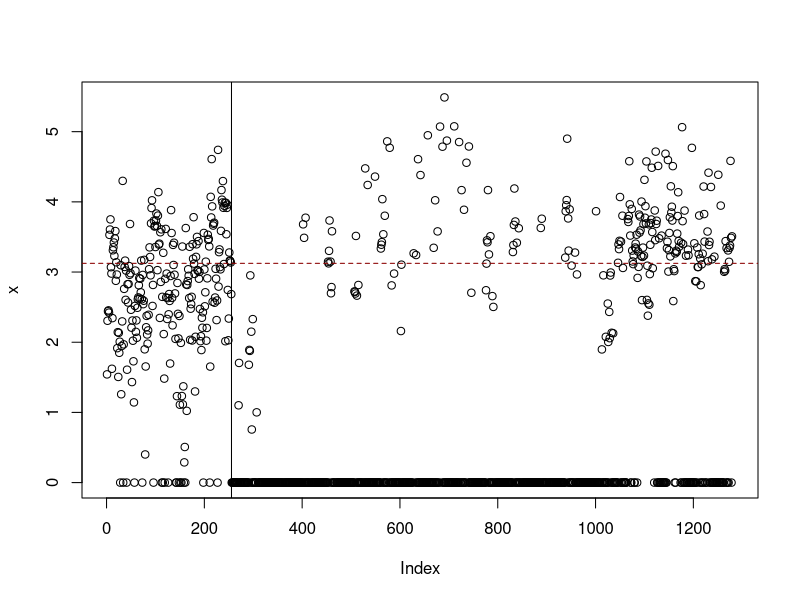
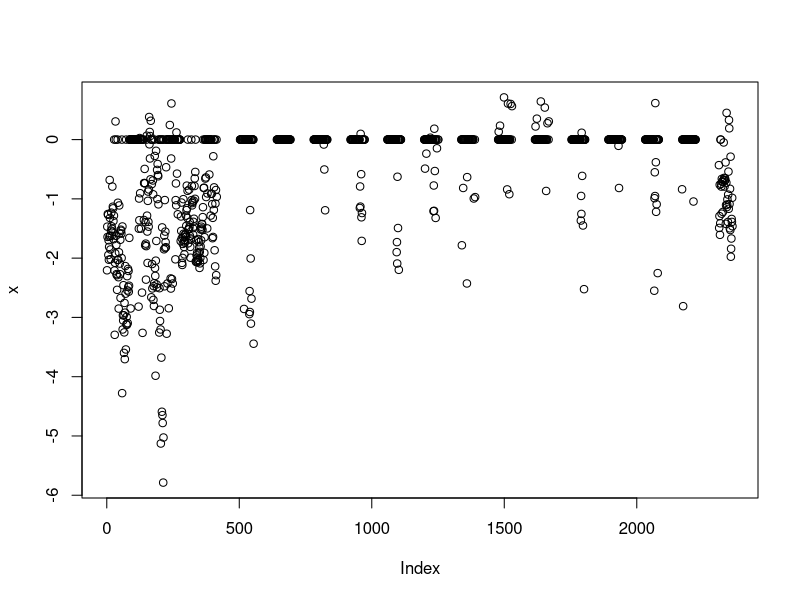
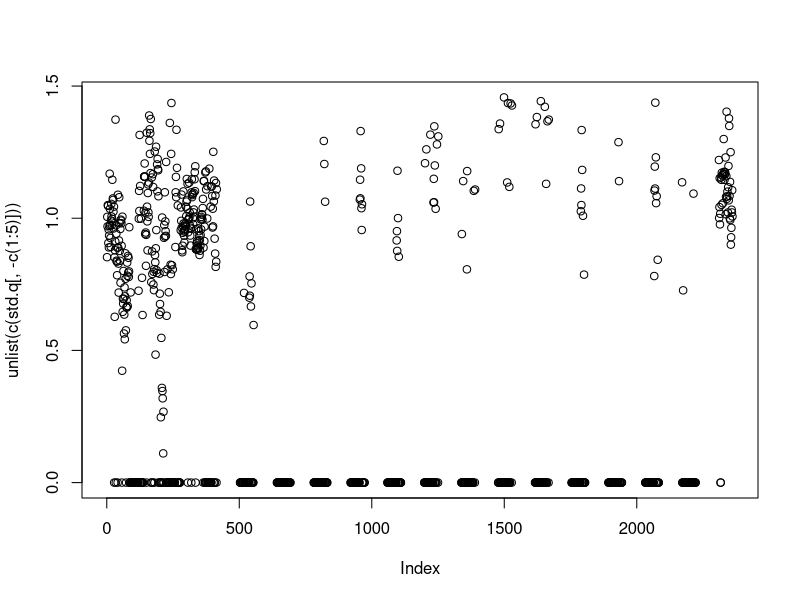
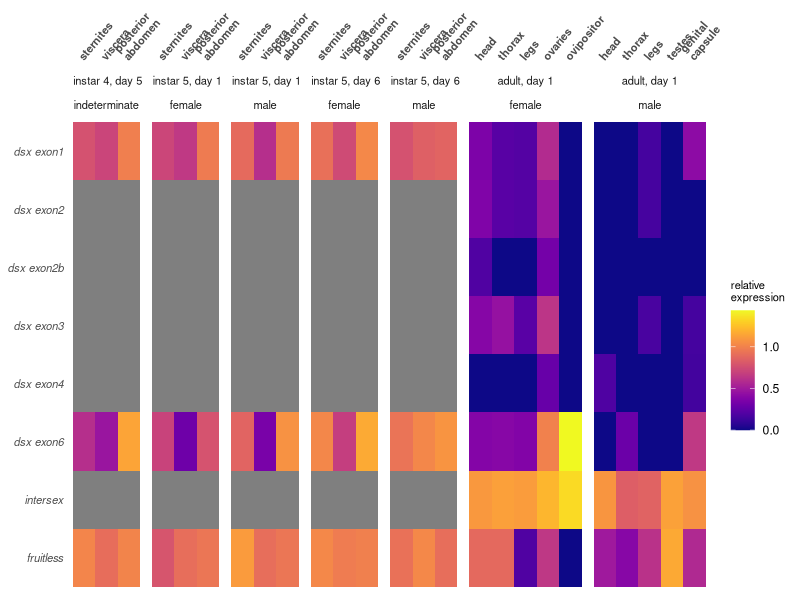
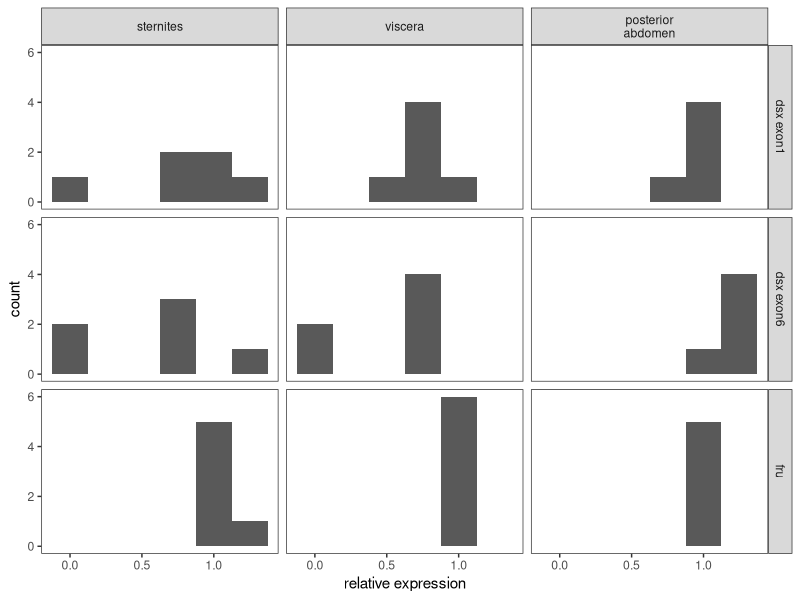
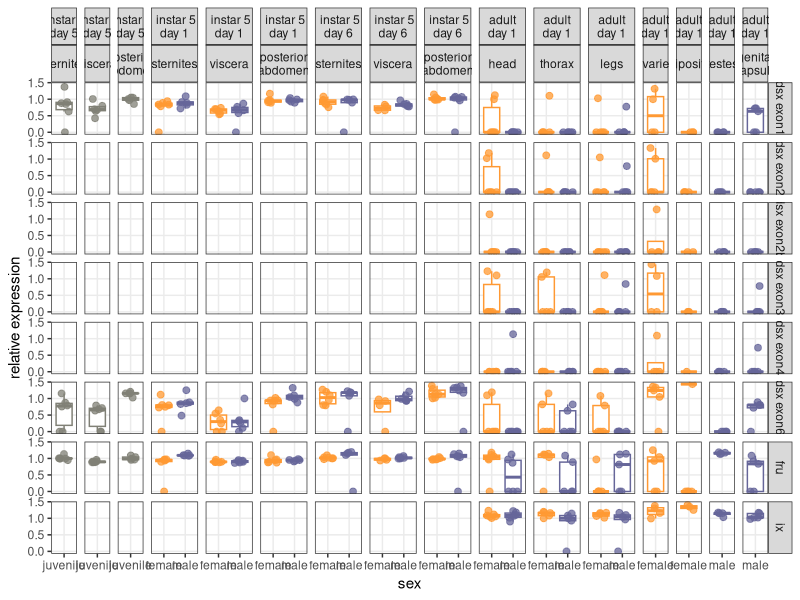
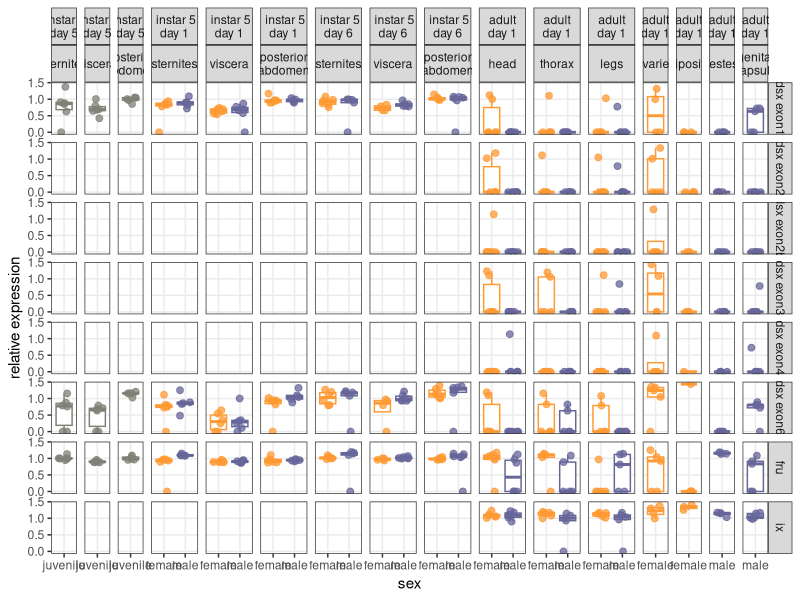
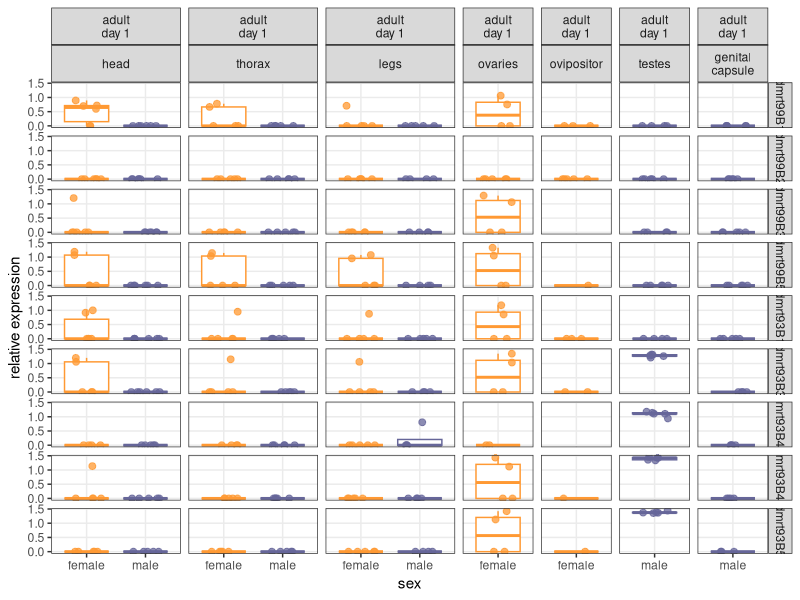

Generate these figures, in order, with R: (Note: this script raises an error after producing the figures.)
# Analysis script
# for Just, Laslo, Lee, Yarnell, Zhang, and Angelini
# Distinct developmental mechanisms influence sexual dimorphisms in the milkweed bug Oncopeltus fasciatus

# Tissue- and isoform-specific gene expression analysis 

# # Clear the R workspace
# rm(list=ls())

# Load packages
library(tidyverse)
library(viridis)

# Importing the data
exp.adult <- read.csv("qpcr.tissue.teneral.adults.csv")
exp.juv <- read.csv("qpcr.tissue.juveniles.csv")

exp.adult$tissue <- sub('ventral thorax','legs',exp.adult$tissue)
exp.adult$tissue <- sub('genitalia','genital',exp.adult$tissue)

############
# Normalize expression to the reference gene
############

normalize.maintaining.zeros <- function(target, ref) {
  target <- as.numeric(target)
  ref <- as.numeric(ref)
  if (all(target[!is.na(target)]==0)) { return(target) }
  else {
    target[which(is.na(ref) | ref==0)] <- NA
    nonzeros <- which(target>0)
    n <- target - ref
    n[-nonzeros] <- 0
    n[which(is.na(target))] <- NA
    return(n)
  }
}
mean.omit.zero <- function(x) {
  x <- as.numeric(x)
  if (all(is.na(x))) { return(NA) } 
  mean(x[which(x!=0)], na.rm = TRUE)
}
min.omit.zero <- function(x) {
  x <- as.numeric(x)
  if (all(is.na(x))) { return(NA) } 
  min(x[which(x!=0)], na.rm = TRUE)
}


norm.adult <- exp.adult %>% 
  mutate(instar = "adult", day = "d1") %>% 
  select(sample, tissue, instar, day, sex)

{
  norm.adult$dsx1 <- normalize.maintaining.zeros(exp.adult$dsx1_3t4, exp.adult$ef1a_3t4)
  norm.adult$dsx2 <- normalize.maintaining.zeros(exp.adult$dsx2_1t2, exp.adult$ef1a_1t2)
  norm.adult$dsx2b <- normalize.maintaining.zeros(exp.adult$dsx2b_5t6, exp.adult$ef1a_5t6)
  norm.adult$dsx3 <- normalize.maintaining.zeros(exp.adult$dsx3_7t8, exp.adult$ef1a_7t8)
  norm.adult$dsx4 <- normalize.maintaining.zeros(exp.adult$dsx4_9t10, exp.adult$ef1a_9t10)
  norm.adult$dsx6 <- normalize.maintaining.zeros(exp.adult$dsx6_11t12, exp.adult$ef1a_11t12)
  norm.adult$dmrt99B1 <- normalize.maintaining.zeros(exp.adult$dmrt99B1_3t4, exp.adult$ef1a_3t4)
  norm.adult$dmrt99B2 <- normalize.maintaining.zeros(exp.adult$dmrt99B2_13t14, exp.adult$ef1a_13t14)
  norm.adult$dmrt99B3 <- normalize.maintaining.zeros(exp.adult$dmrt99B3_15t16, exp.adult$ef1a_15t16)
  norm.adult$dmrt99B5 <- normalize.maintaining.zeros(exp.adult$dmrt99B5_17t18, exp.adult$ef1a_17t18)
  norm.adult$dmrt93B1 <- normalize.maintaining.zeros(exp.adult$dmrt93B1_3t4, exp.adult$ef1a_3t4)
  norm.adult$dmrt93B3 <- normalize.maintaining.zeros(exp.adult$dmrt93B3_19t20, exp.adult$ef1a_19t20)
  norm.adult$dmrt93B4a <- normalize.maintaining.zeros(exp.adult$dmrt93B4a_21t22, exp.adult$ef1a_21t22)
  norm.adult$dmrt93B4b <- normalize.maintaining.zeros(exp.adult$dmrt93B4b_23t24, exp.adult$ef1a_23t24)
  norm.adult$dmrt93B5 <- normalize.maintaining.zeros(exp.adult$dmrt93B5_25t26, exp.adult$ef1a_25t26)
  
  # intersex and fruitless were assayed multiple times
  # The code below takes the average after normalization
  tmp.fru1 <- normalize.maintaining.zeros(exp.adult$fru_1t2, exp.adult$ef1a_1t2)
  tmp.fru2 <- normalize.maintaining.zeros(exp.adult$fru_5t6, exp.adult$ef1a_5t6)
  tmp.ix1 <- normalize.maintaining.zeros(exp.adult$ix_3t4, exp.adult$ef1a_3t4)
  tmp.ix2 <- normalize.maintaining.zeros(exp.adult$ix_7t8, exp.adult$ef1a_7t8)

  na.i <- which(is.na(tmp.fru1) & is.na(tmp.fru2))
  tmp.fru1[which(is.na(tmp.fru1))] <- 0
  tmp.fru2[which(is.na(tmp.fru2))] <- 0
  norm.adult$fru <- (tmp.fru1+tmp.fru2)/2
  norm.adult$fru[na.i] <- NA
  
  na.i <- which(is.na(tmp.ix1) & is.na(tmp.ix2))
  tmp.ix1[which(is.na(tmp.ix1))] <- 0
  tmp.ix2[which(is.na(tmp.ix2))] <- 0
  norm.adult$ix <- (tmp.ix1+tmp.ix2)/2
  norm.adult$ix[na.i] <- NA

  rm(tmp.ix1, tmp.ix2, tmp.fru1, tmp.fru2, na.i)
}

norm.juv <- exp.juv %>% 
  mutate(sample = sample_name) %>% 
  select(sample, tissue, instar, day, sex) 

{
  norm.juv$dsx1 <- normalize.maintaining.zeros(exp.juv$dsx1, exp.juv$ef1a)
  norm.juv$dsx6 <- normalize.maintaining.zeros(exp.juv$dsx6, exp.juv$ef1a)
  norm.juv$fru <- normalize.maintaining.zeros(exp.juv$fru, exp.juv$ef1a)
}

# Reorder the columns to match
norm.adult <- norm.adult %>% 
  select(
    sample, tissue, instar, day, sex, dsx1, dsx6, fru, 
    dmrt99B1, dmrt99B2, dmrt99B3, dmrt99B5, dmrt93B1, dmrt93B3, dmrt93B4a, dmrt93B4b, dmrt93B5, 
    dsx2, dsx2b, dsx3, dsx4, ix
  )

# Join the datasets
norm.q <- bind_rows(norm.juv, norm.adult)

############
# Standardize gene expression
############

# Find the global minimum "floor" value 
# as a fraction of the mean value, which will be defined as 1
x <- unlist(c(exp.juv[,8:10],exp.adult[,4:22]))
plot(x)
abline(v=length(unlist(exp.juv[,8:10]))+0.5)
abline(h=mean.omit.zero(x), lty = 2, col = "darkred")

relative.min <- min.omit.zero(x) / mean.omit.zero(x)

# Find the min and mean non-zero, normalized values
x <- unlist(norm.q[,-c(1:5)])
plot(x)

n.min <- min.omit.zero(x)
n.mean <- mean.omit.zero(x)

zeros <- norm.q
zeros[,1:5] <- FALSE
zeros[,-c(1:5)] <- (norm.q[,-c(1:5)] == 0)
zeros <- as.matrix(zeros)

std.q <- norm.q
std.q[,-c(1:5)] <- (norm.q[,-c(1:5)] - n.min*(1+relative.min)) / (n.mean - n.min*(1+relative.min))
std.q[zeros] <- 0
plot(unlist(c(std.q[,-c(1:5)])))

write_csv(std.q,'standardized.tissue.specific.expression.csv')

############
# Plots
############

colors.indicating.sex <- c(
  juvenile = "#808076",  # "concrete"
  female   = "#ff9933",  # "neon carrot" or "deep saffron"
  male     = "#666699"   # "scampi" or "mostly desaturated dark blue"
)
# scales::show_col(colors.indicating.sex)

q.long <- std.q %>% 
  pivot_longer(cols = 6:(dim(std.q)[2]), names_to = "target") %>% 
  filter(!(target %in% c("abdA","abdB"))) %>% 
  mutate(tissue = gsub("_"," ",tissue))

q.long$tissue <- sub('dorsal thorax','thorax',q.long$tissue)
q.long$tissue <- factor(
  sub(" ","\n",q.long$tissue), 
  levels = c(
    "sternites","viscera","posterior\nabdomen",
    'head','thorax','legs','ovaries','ovipositor','testes','genital\ncapsule'
  )
)

q.long$target <- factor(
  q.long$target, 
  levels = c(
    "dsx1", "dsx2", "dsx2b", "dsx3", "dsx4", "dsx6", "ix", "fru",
    "dmrt99B1", "dmrt99B2", "dmrt99B3", "dmrt99B5",
    "dmrt93B1", "dmrt93B3", "dmrt93B4a", "dmrt93B4b", "dmrt93B5"       
  )
)

expression.box.plots <- q.long %>% 
  filter(!grepl("dmrt",target)) %>% 
  filter(!(instar == "L5" & sex == " j")) %>%
  mutate(target = sub("dsx","dsx exon",target)) %>% 
  mutate(sex = sub(" j","juvenile",sex)) %>% 
  mutate(sex = sub("^f$","female",sex)) %>% 
  mutate(sex = sub("^m$","male",sex)) %>% 
  mutate(instar = sub("L"," instar ",instar)) %>% 
  mutate(day    = sub("d","day ",day)) %>% 
  mutate(stage = paste0(instar,"\n",day)) %>% 
  ggplot(aes(sex, value, color=sex)) +
  theme_bw() + 
  theme(
    legend.position="none",
    panel.grid.minor = element_blank()
  ) +
  facet_grid(target ~ stage*tissue, scales = 'free_x', space = 'free_x') +
  geom_boxplot(outlier.shape = NA) +
  geom_jitter(width = 0.25, size=2, alpha = 0.75) +
  scale_color_manual(values = colors.indicating.sex) +
  labs(y = "relative expression")
# expression.box.plots

ggsave("plots/expression.box.plots.png", expression.box.plots, height = 12, width = 14, scale = 1)
ggsave("plots/expression.box.plots.pdf", expression.box.plots, height = 12, width = 14, scale = 1)

# For DMRTs
expression.dmrt.box.plots <- q.long %>% 
  filter(grepl("dmrt",target)) %>% 
  mutate(sex = sub(" j","juvenile",sex)) %>% 
  mutate(sex = sub("^f$","female",sex)) %>% 
  mutate(sex = sub("^m$","male",sex)) %>% 
  mutate(instar = sub("L"," instar ",instar)) %>% 
  mutate(day    = sub("d","day ",day)) %>% 
  mutate(stage = paste0(instar,"\n",day)) %>% 
  filter(!is.na(value)) %>% 
  ggplot(aes(sex, value, color=sex)) +
  theme_bw() + 
  theme(
    legend.position="none",
    panel.grid.minor = element_blank()
  ) +
  facet_grid(target ~ stage*tissue, scales = 'free_x', space = 'free_x') +
  geom_boxplot(outlier.shape = NA) +
  geom_jitter(width = 0.25, size=2, alpha = 0.75) +
  scale_color_manual(values = colors.indicating.sex) +
  labs(y = "relative expression")

ggsave("plots/expression.dmrt.box.plots.png", expression.dmrt.box.plots, height = 9, width = 6.5, scale = 1)
ggsave("plots/expression.dmrt.box.plots.pdf", expression.dmrt.box.plots, height = 9, width = 6.5, scale = 1)


# Heat map
q.means <- q.long %>% 
  filter(!(instar == "L5" & sex == " j")) %>%
  mutate(instar = sub("L"," instar ",instar)) %>% 
  mutate(day    = sub("d","day ",day)) %>% 
  mutate(stage = paste0(instar,", ",day)) %>% 
  group_by(target, tissue, stage, sex) %>% 
  summarise(mean.exp = mean(value, na.rm=TRUE)) %>% 
  filter(!grepl('dmrt',target)) %>% 
  droplevels() 

{
  facet.labels <- c(` j` = "indeterminate", f = "female", m = "male")
  target.labels <- sub('dsx','dsx exon',rev(levels(q.means$target)))
  target.labels <- sub('ix','intersex',target.labels)
  target.labels <- sub('fru','fruitless',target.labels)
}

exp.heatmap <- ggplot(q.means, aes(x=tissue, y=target, z=mean.exp)) +
  theme_minimal() + 
  theme(
    strip.text.x = element_text(size=8),
    axis.title.x = element_blank(),
    axis.text.x  = element_text(size=8, face="bold", angle=50, vjust=1, hjust=0),
    axis.title.y = element_blank(),
    axis.text.y = element_text(size=8, face="italic"),
    axis.ticks = element_blank(),
    legend.title = element_text(size=8),
    panel.grid = element_blank()
  ) +
  facet_grid(.~stage*sex, scales="free_x", space="free_x", labeller=labeller(sex = facet.labels)) +
  geom_tile(aes(fill = mean.exp)) +
  scale_fill_viridis('relative\nexpression', option = 'plasma', direction = 1) +
  scale_x_discrete(position = "top") +
  scale_y_discrete(name='qPCR target\n',
                   limits = rev(levels(q.means$target)), 
                   labels = target.labels ) 

exp.heatmap

ggsave('plots/expression.heatmap.png', exp.heatmap, scale=1.25, width=9, height=3.125)
ggsave('plots/expression.heatmap.pdf', exp.heatmap, scale=1.25, width=9, height=3.125)

# Distribution of fourth instar gene expression

fourth.instar.expression.histograms <- q.long %>% 
  filter(instar == "L4" & !is.na(value)) %>% 
  mutate(target = sub('dsx','dsx exon',target)) %>% 
  group_by(target, tissue) %>%
  ggplot(aes(x=value)) +
  theme_bw() + 
  theme(
    panel.grid.major = element_blank(),
    panel.grid.minor = element_blank()
  ) +
  facet_grid(target ~ tissue) +
  geom_histogram(binwidth = 0.25) +
  labs(x="relative expression")

fourth.instar.expression.histograms
  
ggsave('fourth.instar.expression.histograms.pdf', fourth.instar.expression.histograms, 
       scale=1, width=5, height=4.5)


############
# Stats
############

targets.of.interest <- c("dsx1","dsx2","dsx2b","dsx3","dsx4","dsx6","ix","fru")

q.stats <- q.long %>% 
  filter(instar != "L4", sex != " j", !is.na(sex)) %>% 
  filter(target %in% targets.of.interest, !is.na(value)) %>% 
  mutate(stage = paste0(instar,"-",day)) %>% 
  mutate(tissue = sub("\\\n","_",tissue)) %>% 
  mutate(tissue = sub("testes","gonad",tissue)) %>% 
  mutate(tissue = sub("ovaries","gonad",tissue)) %>% 
  mutate(tissue = sub("genital_capsule","terminalia",tissue)) %>% 
  mutate(tissue = sub("ovipositor","terminalia",tissue)) %>% 
  mutate(stage.tissue = paste0(stage,"-",tissue))

{
  sink(file = "expression.wrst.csv")
  cat("target,stage,tissue,f,m,W,p\n")
  unlist(lapply(targets.of.interest, function(target.i) {
    unlist(lapply(unique(q.stats$stage.tissue), function(stage.tissue.i) {
      dat.i <- q.stats %>% filter(target == target.i, stage.tissue == stage.tissue.i)
      if (dim(dat.i)[1]>4) {
        cat(paste0(target.i,",",dat.i$stage[1],",",dat.i$tissue[1],",",paste0(c(by(dat.i$sex,dat.i$sex,length)), collapse = ","),","))
        wrst.i <- wilcox.test(value ~ sex, data = dat.i)
        cat(wrst.i$statistic,",",wrst.i$p.value,"\n")
      }
    }))
  }))
  sink()
}

expression.wrst <- read.csv("expression.wrst.csv")

expression.wrst$padj <- expression.wrst %>% 
  group_by(target) %>% 
  summarise(padj = p.adjust(p, method = "fdr", n = n())) %>% 
  pull(padj)

write.csv(expression.wrst, "expression.wrst.csv", quote = FALSE, row.names = FALSE)


